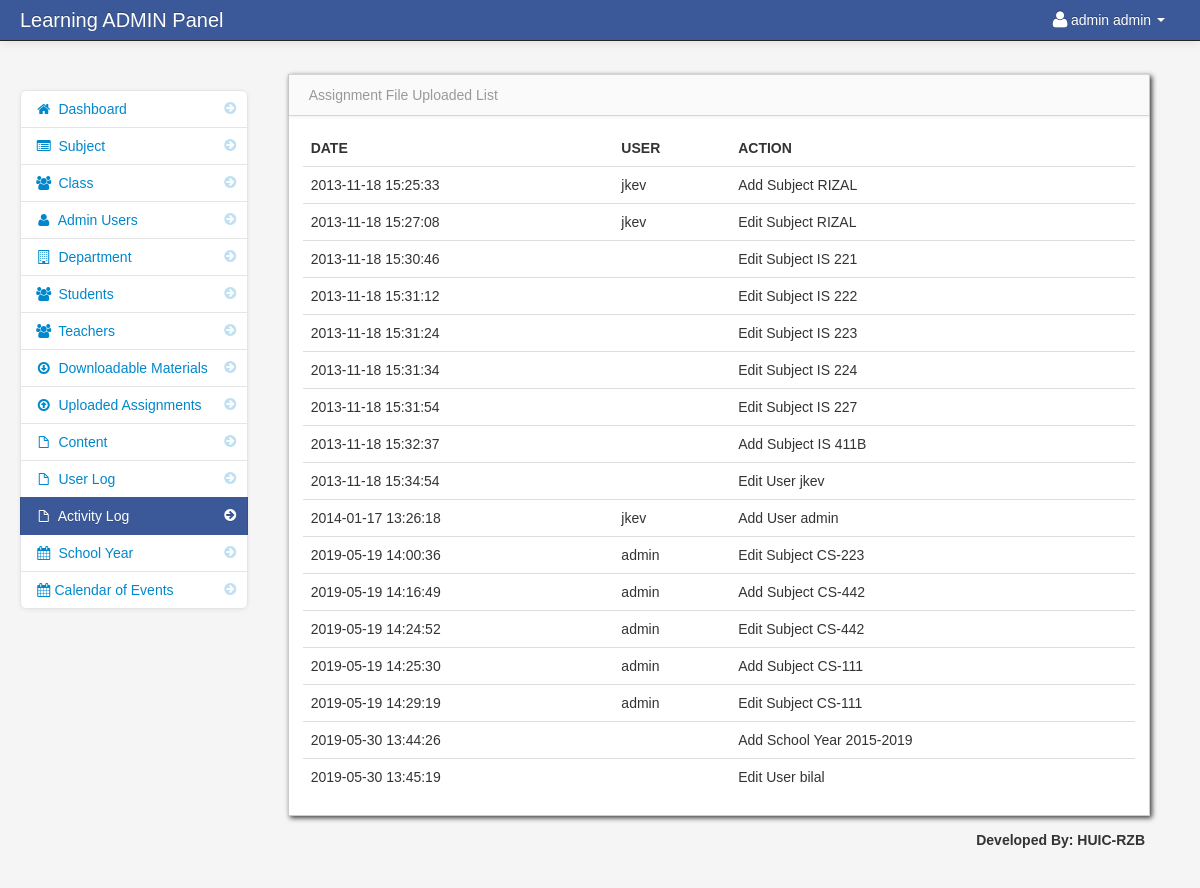
The page /admin/activity_log.php (signed in) on the database its author committed.
### tables this page shows
CREATE TABLE `users` (
  `user_id` int(11) NOT NULL,
  `username` varchar(100) NOT NULL,
  `password` varchar(100) NOT NULL,
  `firstname` varchar(100) NOT NULL,
  `lastname` varchar(100) NOT NULL
);

CREATE TABLE `activity_log` (
  `activity_log_id` int(11) NOT NULL,
  `username` varchar(100) NOT NULL,
  `date` varchar(100) NOT NULL,
  `action` varchar(100) NOT NULL
);

### admin/session.php (called while the page is built, shortened)
<?php
$session_id=$_SESSION['id'];
?>

### admin/activity_log.php (the view)
<?php include('header.php'); ?>
<?php include('session.php'); ?>
    <body>
		<?php include('navbar.php'); ?>
        <div class="container-fluid">
            <div class="row-fluid">
				<?php include('activity_log_sidebar.php'); ?>
                <div class="span9" id="content">
                     <div class="row-fluid">
                        <div id="block_bg" class="block">
                            <div class="navbar navbar-inner block-header">
                                <div class="muted pull-left">Assignment File Uploaded List</div>
                            </div>
                            <div class="block-content collapse in">
                                <div class="span12">
  									<table cellpadding="0" cellspacing="0" border="0" class="table" id="example">
										<thead>
										        <tr>
												<th>Date</th>
												<th>User</th>
												<th>Action</th>
												</tr>
										</thead>
										<tbody>
                              		<?php
										$query = mysql_query("select * from  activity_log")or die(mysql_error());
										while($row = mysql_fetch_array($query)){
									?>
										<tr>
                                         <td><?php  echo $row['date']; ?></td>
                                         <td><?php echo $row['username']; ?></td>
                                         <td><?php echo $row['action']; ?></td>
                                </tr>
						 <?php } ?>
										</tbody>
									</table>
                                </div>
                            </div>
                        </div>
                    </div>
                </div>
            </div>
		<?php include('footer.php'); ?>
        </div>
		<?php include('script.php'); ?>
    </body>
</html>

### admin/header.php (shortened to what this page needs)
<!DOCTYPE html>
<html class="no-js">
    <head>
			<link href="bootstrap/css/bootstrap.min.css" rel="stylesheet" media="screen">
			<link href="bootstrap/css/bootstrap-responsive.min.css" rel="stylesheet" media="screen">
			<link href="bootstrap/css/font-awesome.css" rel="stylesheet" media="screen">
			<link href="bootstrap/css/my_style.css" rel="stylesheet" media="screen">
			<link href="vendors/easypiechart/jquery.easy-pie-chart.css" rel="stylesheet" media="screen">
			<link href="assets/styles.css" rel="stylesheet" media="screen">
		<link href="vendors/fullcalendar/fullcalendar.css" rel="stylesheet" media="screen">
		<link href="assets/DT_bootstrap.css" rel="stylesheet" media="screen">
		<link href="vendors/jGrowl/jquery.jgrowl.css" rel="stylesheet" media="screen">
		<link rel="stylesheet" type="text/css" href="vendors/bootstrap-wysihtml5/src/bootstrap-wysihtml5.css"></link>
    </head>

### admin/navbar.php (shortened to what this page needs)
<div class="navbar navbar-fixed-top navbar-inverse">
          <div class="navbar-inner">
              <div class="container-fluid">
                  <span class="brand" href="#">Learning ADMIN Panel</span>
                  <div class="nav-collapse collapse">
                      <ul class="nav pull-right">
				<?php $query= mysql_query("select * from users where user_id = '$session_id'")or die(mysql_error());
						$row = mysql_fetch_array($query);
				?>
                          <li class="dropdown">
                              <a href="#" role="button" class="dropdown-toggle" data-toggle="dropdown"> <i class="icon-user icon-large"></i><?php echo $row['firstname']." ".$row['lastname'];  ?> <i class="caret"></i>
                              </a>
                          </li>
                      </ul>
                  </div>
              </div>
          </div>
      </div>

### admin/activity_log_sidebar.php
<div class="span3" id="sidebar">
               <ul class="nav nav-list bs-docs-sidenav nav-collapse collapse">
                   <li> <a href="dashboard.php"><i class="icon-chevron-right"></i><i class="icon-home"></i>&nbsp;Dashboard</a> </li>
	<li>
                       <a href="subjects.php"><i class="icon-chevron-right"></i><i class="icon-list-alt"></i> Subject</a>
                   </li>
	<li>
                       <a href="class.php"><i class="icon-chevron-right"></i><i class="icon-group"></i> Class</a>
                   </li>
	<li>
                       <a href="admin_user.php"><i class="icon-chevron-right"></i><i class="icon-user"></i> Admin Users</a>
                   </li>
	<li>
                       <a href="department.php"><i class="icon-chevron-right"></i><i class="icon-building"></i> Department</a>
                   </li>
	<li>
                       <a href="students.php"><i class="icon-chevron-right"></i><i class="icon-group"></i> Students</a>
                   </li>
	<li>
                       <a href="teachers.php"><i class="icon-chevron-right"></i><i class="icon-group"></i> Teachers</a>
                   </li>
	<li>
                       <a href="downloadable.php"><i class="icon-chevron-right"></i><i class="icon-download"></i> Downloadable Materials</a>
                   </li>
	<li>
                       <a href="assignment.php"><i class="icon-chevron-right"></i><i class="icon-upload"></i> Uploaded Assignments</a>
                   </li>
	<li>
                       <a href="content.php"><i class="icon-chevron-right"></i><i class="icon-file"></i> Content</a>
                   </li>
	<li>
                       <a href="user_log.php"><i class="icon-chevron-right"></i><i class="icon-file"></i> User Log</a>
                   </li>
	<li  class="active">
                       <a href="activity_log.php"><i class="icon-chevron-right"></i><i class="icon-file"></i> Activity Log</a>
                   </li>
	<li>
                       <a href="school_year.php"><i class="icon-chevron-right"></i><i class="icon-calendar"></i> School Year</a>
                   </li>
	<li class="">
                       <a href="calendar_of_events.php"><i class="icon-chevron-right"></i><i class="icon-calendar"></i>Calendar of Events</a>
                   </li>
               </ul>
           </div>

### admin/footer.php (shortened to what this page needs)
<div class="pull-right">
		<footer>
           <p>Developed By: HUIC-RZB</p>
</div>

### admin/script.php (shortened to what this page needs)
        <link href="vendors/datepicker.css" rel="stylesheet" media="screen">
      <link href="vendors/uniform.default.css" rel="stylesheet" media="screen">
      <link href="vendors/chosen.min.css" rel="stylesheet" media="screen">
<link href="vendors/datepicker.css" rel="stylesheet" media="screen">

### admin/assets/styles.css (style rules this page uses)
body { padding-top: 60px; padding-bottom: 40px; background-color: #f5f5f5; }
#content { margin-left:0px; }
.block { background: url("../images/pixel-60fff.png") repeat scroll 0 0 rgba(0, 0, 0, 0) !important; border: 1px solid #ccc; background: white; margin: 1em 0em; border-top: none; -webkit-box-shadow: 2px 2px 5px rgba(0, 0, 6, 0.75); -moz-box-shadow: 2px 2px 5px rgba(0, 0, 6, 0.75); box-shadow: 2px 2px 5px rgba(0, 0, 6, 0.75); }
.block-content { margin: 1em; min-height: .25em; }
.block-header { margin-bottom: 0px; border-right: none; border-left: none; -webkit-border-radius: 0px; -moz-border-radius: 0px; border-radius: 0px; }
.block-header div { padding-top: 10px; }
.bs-docs-sidenav { max-width: 228px; margin: 30px 0 0; padding: 0; background-color: #fff; -webkit-border-radius: 6px; -moz-border-radius: 6px; border-radius: 6px; -webkit-box-shadow: 0 1px 4px rgba(0,0,0,.065); -moz-box-shadow: 0 1px 4px rgba(0,0,0,.065); box-shadow: 0 1px 4px rgba(0,0,0,.065); }
.bs-docs-sidenav > li > a { display: block; width: 190px \9; margin: 0 0 -1px; padding: 8px 14px; border: 1px solid #e5e5e5; }
.bs-docs-sidenav > li:first-child > a { -webkit-border-radius: 6px 6px 0 0; -moz-border-radius: 6px 6px 0 0; border-radius: 6px 6px 0 0; }
.bs-docs-sidenav > li:last-child > a { -webkit-border-radius: 0 0 6px 6px; -moz-border-radius: 0 0 6px 6px; border-radius: 0 0 6px 6px; }
.bs-docs-sidenav > .active > a { position: relative; z-index: 2; padding: 9px 15px; border: 0; text-shadow: 0 1px 0 rgba(0,0,0,.15); -webkit-box-shadow: inset 1px 0 0 rgba(0,0,0,.1), inset -1px 0 0 rgba(0,0,0,.1); -moz-box-shadow: inset 1px 0 0 rgba(0,0,0,.1), inset -1px 0 0 rgba(0,0,0,.1); box-shadow: inset 1px 0 0 rgba(0,0,0,.1), inset -1px 0 0 rgba(0,0,0,.1); }
.bs-docs-sidenav .icon-chevron-right { float: right; margin-top: 2px; margin-right: -6px; opacity: .25; }
.bs-docs-sidenav .active .icon-chevron-right, .bs-docs-sidenav .active a:hover .icon-chevron-right { opacity: 1; }

### rows shown on the page
users: firstname "admin", lastname "admin"
activity_log: date "2013-11-18 15:25:33", username "jkev", action "Add Subject RIZAL"
activity_log: date "2013-11-18 15:27:08", username "jkev", action "Edit Subject RIZAL"
activity_log: date "2013-11-18 15:30:46", action "Edit Subject IS 221"
activity_log: date "2013-11-18 15:31:12", action "Edit Subject IS 222"
activity_log: date "2013-11-18 15:31:24", action "Edit Subject IS 223"
activity_log: date "2013-11-18 15:31:34", action "Edit Subject IS 224"
activity_log: date "2013-11-18 15:31:54", action "Edit Subject IS 227"
activity_log: date "2013-11-18 15:32:37", action "Add Subject IS 411B"
activity_log: date "2013-11-18 15:34:54", action "Edit User jkev"
activity_log: date "2014-01-17 13:26:18", username "jkev", action "Add User admin"
activity_log: date "2019-05-19 14:00:36", username "admin", action "Edit Subject CS-223"
activity_log: date "2019-05-19 14:16:49", username "admin", action "Add Subject CS-442"
activity_log: date "2019-05-19 14:24:52", username "admin", action "Edit Subject CS-442"
activity_log: date "2019-05-19 14:25:30", username "admin", action "Add Subject CS-111"
activity_log: date "2019-05-19 14:29:19", username "admin", action "Edit Subject CS-111"
activity_log: date "2019-05-30 13:44:26", action "Add School Year 2015-2019"
activity_log: date "2019-05-30 13:45:19", action "Edit User bilal"
